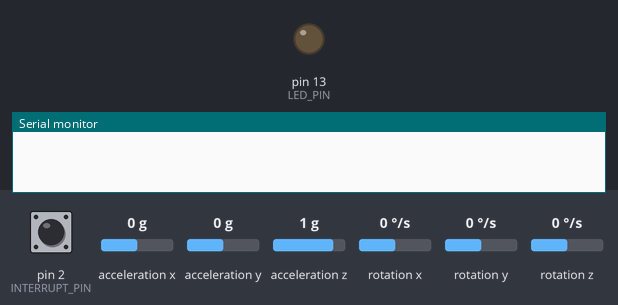
Bench run of a sketch on a simulated Arduino Uno, built with avr-gcc and run on an emulated ATmega328P. Shown: output pins drawn as LEDs (lit = HIGH), the last lines printed to the serial monitor. Dashed ring = blinking. The inputs (shaded band) are chosen by the test bench; at power-on: acceleration x 0 g, pin 2 (INTERRUPT_PIN) LOW, acceleration y 0 g, acceleration z 1 g, rotation x 0 °/s, rotation y 0 °/s, rotation z 0 °/s. The sensor or clock chip raises its interrupt line as the real part does.

Above: at 0.0 s.
At 1.8 s:
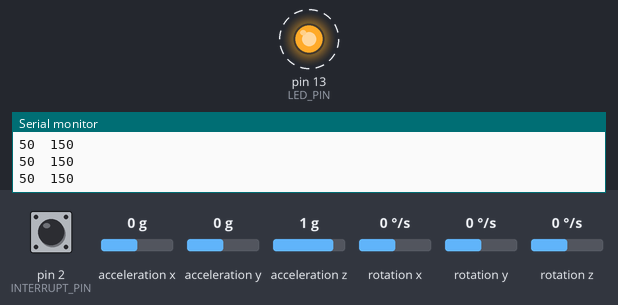
1.9 s: acceleration x set to 0.8 g
Timing chart, 0 to 10.9 s (numbered marks = the images above; inputs shaded):
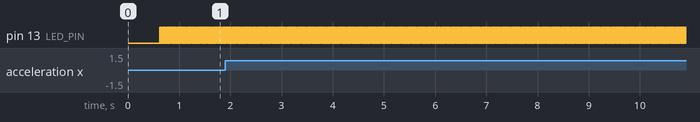

The sketch:

hand_gesture_control_car_transmitter.ino
```cpp
//transmitter_code_master
#include "I2Cdev.h"
#include "MPU6050_6Axis_MotionApps20.h"
// Arduino Wire library is required if I2Cdev I2CDEV_ARDUINO_WIRE implementationis used in I2Cdev.h
#include "Wire.h"

#include <SoftwareSerial.h>
SoftwareSerial BTSerial(10, 11); // CONNECT BT RX PIN TO ARDUINO 11 PIN | CONNECT BT TX PIN TO ARDUINO 10 PIN

#define OUTPUT_READABLE_YAWPITCHROLL
#define INTERRUPT_PIN 2  // use pin 2 on Arduino Uno & most boards
#define LED_PIN 13 // (Arduino is 13, Teensy is 11, Teensy++ is 6)

MPU6050 mpu;
bool blinkState = false;

// MPU control/status vars
bool dmpReady = false;  // set true if DMP init was successful
uint8_t mpuIntStatus;   // holds actual interrupt status byte from MPU
uint8_t devStatus;      // return status after each device operation (0 = success, !0 = error)
uint16_t packetSize;    // expected DMP packet size (default is 42 bytes)
uint16_t fifoCount;     // count of all bytes currently in FIFO
uint8_t fifoBuffer[64]; // FIFO storage buffer

// orientation/motion vars
Quaternion q;           // [w, x, y, z]         quaternion container
VectorFloat gravity;    // [x, y, z]            gravity vector
float ypr[3];           // [yaw, pitch, roll]   yaw/pitch/roll container and gravity vector
float pitch = 0;
float roll = 0;
float yaw = 0;
int x;
int y;

//INTERRUPT DETECTION ROUTINE


volatile bool mpuInterrupt = false;     // indicates whether MPU interrupt pin has gone high
void dmpDataReady() {
  mpuInterrupt = true;
}


//INITIAL SETUP

void setup() {

#if I2CDEV_IMPLEMENTATION == I2CDEV_ARDUINO_WIRE
  Wire.begin();
  Wire.setClock(400000);
#elif I2CDEV_IMPLEMENTATION == I2CDEV_BUILTIN_FASTWIRE
  Fastwire::setup(400, true);
#endif

  // initialize serial communication


  Serial.begin(9600);
  BTSerial.begin(9600);  // HC-05 default speed in AT command more

  while (!Serial);
  // initialize device
  Serial.println(F("Initializing I2C devices..."));
  mpu.initialize();
  pinMode(INTERRUPT_PIN, INPUT);

  // verify connection
  Serial.println(F("Testing device connections..."));
  Serial.println(mpu.testConnection() ? F("MPU6050 connection successful") : F("MPU6050 connection failed"));

  // load and configure the DMP
  Serial.println(F("Initializing DMP..."));
  devStatus = mpu.dmpInitialize();

  //gyro offsets
  mpu.setXGyroOffset(126);
  mpu.setYGyroOffset(57);
  mpu.setZGyroOffset(-69);
  mpu.setZAccelOffset(1869);


  if (devStatus == 0) {

    Serial.println(F("Enabling DMP..."));
    mpu.setDMPEnabled(true);

    // enable Arduino interrupt detection
    Serial.println(F("Enabling interrupt detection (Arduino external interrupt 0)..."));
    attachInterrupt(digitalPinToInterrupt(INTERRUPT_PIN), dmpDataReady, RISING);
    mpuIntStatus = mpu.getIntStatus();


    Serial.println(F("DMP ready! Waiting for first interrupt..."));
    dmpReady = true;


    packetSize = mpu.dmpGetFIFOPacketSize();
  } else {

    Serial.print(F("DMP Initialization failed (code "));
    Serial.print(devStatus);
    Serial.println(F(")"));
  }

  // configure LED for output
  pinMode(LED_PIN, OUTPUT);
}


// ================================================================
// ===                    MAIN PROGRAM LOOP                     ===
// ================================================================

void loop() {
  if (!dmpReady) return;


  while (!mpuInterrupt && fifoCount < packetSize) {

  }

  // reset interrupt flag and get INT_STATUS byte
  mpuInterrupt = false;
  mpuIntStatus = mpu.getIntStatus();

  // get current FIFO count
  fifoCount = mpu.getFIFOCount();

  // check for overflow
  if ((mpuIntStatus & 0x10) || fifoCount == 1024) {

    mpu.resetFIFO();
    Serial.println(F("FIFO overflow!"));


  } else if (mpuIntStatus & 0x02) {

    while (fifoCount < packetSize) fifoCount = mpu.getFIFOCount();
    mpu.getFIFOBytes(fifoBuffer, packetSize);
    fifoCount -= packetSize;

#ifdef OUTPUT_READABLE_YAWPITCHROLL
    mpu.dmpGetQuaternion(&q, fifoBuffer);
    mpu.dmpGetGravity(&gravity, &q);
    mpu.dmpGetYawPitchRoll(ypr, &q, &gravity);

    yaw = ypr[0] * 180 / M_PI;
    pitch = ypr[1] * 180 / M_PI;
    roll = ypr[2] * 180 / M_PI;

    if (roll > -100 && roll < 100)
      x = map (roll, -100, 100, 0, 100);

    if (pitch > -100 && pitch < 100)
      y = map (pitch, -100, 100, 100, 200);

    Serial.print(x);
    Serial.print("\t");
    Serial.println(y);

    if((x>=45 && x<=55) && (y>=145 && y <=155)){
      BTSerial.write('S');
    }else if(x>60){
      BTSerial.write('R');
    }else if(x<40){
      BTSerial.write('L');
    }else if(y>160){
      BTSerial.write('B');
      Serial.print('B');
    }else if(y<140){
      BTSerial.write('F');
    }
#endif

    // blink LED to indicate activity
    blinkState = !blinkState;
    digitalWrite(LED_PIN, blinkState);
  }
}
```

Measured:
- by itself, pin 13 (LED_PIN): alternates HIGH for 0.01 s and LOW for 0.01 s
